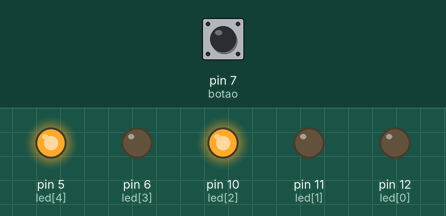
This sketch was run on a simulated Arduino Uno, built with avr-gcc and run on an emulated ATmega328P. Parts: output pins drawn as LEDs (lit = HIGH). The inputs (shaded band) are chosen by the test bench; at power-on: pin 7 (botao) HIGH.

Above: at 1.2 s.
1.3 s: pin 7 (botao) pulled LOW for 0.15 s
At 1.6 s:
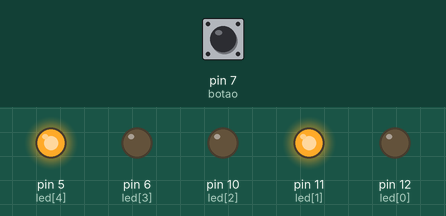
7.4 s: pin 7 (botao) pulled LOW for 1 s
At 10.9 s:
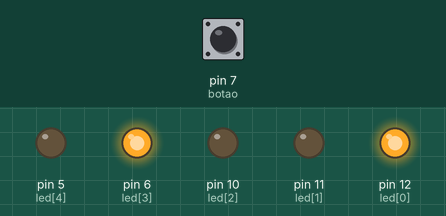
Timing chart, 0 to 15.9 s (numbered marks = the images above; inputs shaded):
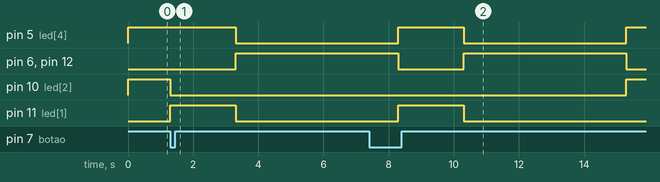

The sketch:

desafio_2.ino
```cpp
int i,e;
byte led[]={12,11,10,6,5};
int botao=7;
void setup(){
  for(i=0;i<5;i++){
    pinMode(led[i],OUTPUT);
  }
  pinMode(botao,INPUT);
}
  void loop(){
    digitalWrite(led[2],HIGH);
    digitalWrite(led[4],HIGH);
    e=digitalRead(botao);
    if(e==LOW){
      digitalWrite(led[2],LOW);
      digitalWrite(led[1],HIGH);
      delay(2000);
      digitalWrite(led[1],LOW);
      digitalWrite(led[4],LOW);
      digitalWrite(led[0],HIGH);
      digitalWrite(led[3],HIGH);
      delay(5000);
      digitalWrite(led[0],LOW);
      digitalWrite(led[3],LOW);
          }
  }
```

Measured:
- after the input at 1.3 s, pin 5 (led[4]): HIGH → LOW after 2.0 s; pin 6 (led[3]), pin 12 (led[0]): LOW → HIGH after 2.0 s; pin 10 (led[2]): HIGH → LOW at once; pin 11 (led[1]): LOW → HIGH at once, → LOW 2.0 s later
- after the input at 7.4 s, pin 10 (led[2]): LOW → HIGH after 7.9 s instead of 0.90 s; pin 11 (led[1]): LOW → HIGH after 0.90 s, → LOW 2.0 s later
